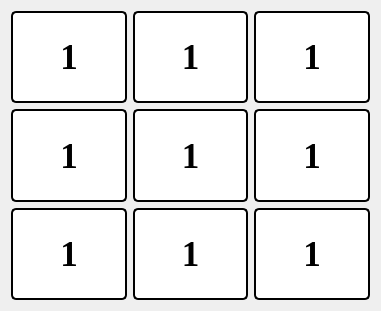
   <widget class="QWidget" name="gridLayoutWidget_3">
    <property name="geometry">
     <rect>
      <x>80</x>
      <y>500</y>
      <width>381</width>
      <height>311</height>
     </rect>
    </property>
    <layout class="QGridLayout" name="gridLayout_3">
     <item row="0" column="0">
      <widget class="QLabel" name="lblSP_0_0">
       <property name="font">
        <font>
         <family>Times New Roman</family>
         <pointsize>-1</pointsize>
         <weight>75</weight>
         <bold>true</bold>
        </font>
       </property>
       <property name="styleSheet">
        <string notr="true">QLabel {
	font-family: &quot;Times New Roman&quot;;
	font-weight: bold;
	font-size: 35px;
    border: 2px solid #000000; /* Đường viền màu đen */
    border-radius: 5px;        /* Bo góc viền (tuỳ chọn) */
    padding: 5px;             /* Khoảng cách bên trong */	
	background-color: white;
}

</string>
       </property>
       <property name="text">
        <string>1</string>
       </property>
       <property name="alignment">
        <set>Qt::AlignCenter</set>
       </property>
      </widget>
     </item>
     <item row="1" column="0">
      <widget class="QLabel" name="lblSP_1_0">
       <property name="font">
        <font>
         <family>Times New Roman</family>
         <pointsize>-1</pointsize>
         <weight>75</weight>
         <bold>true</bold>
        </font>
       </property>
       <property name="styleSheet">
        <string notr="true">QLabel {
	font-family: &quot;Times New Roman&quot;;
	font-weight: bold;
	font-size: 35px;
    border: 2px solid #000000; /* Đường viền màu đen */
    border-radius: 5px;        /* Bo góc viền (tuỳ chọn) */
    padding: 5px;             /* Khoảng cách bên trong */	
	background-color: white;
}

</string>
       </property>
       <property name="text">
        <string>1</string>
       </property>
       <property name="alignment">
        <set>Qt::AlignCenter</set>
       </property>
      </widget>
     </item>
     <item row="0" column="2">
      <widget class="QLabel" name="lblSP_0_2">
       <property name="font">
        <font>
         <family>Times New Roman</family>
         <pointsize>-1</pointsize>
         <weight>75</weight>
         <bold>true</bold>
        </font>
       </property>
       <property name="styleSheet">
        <string notr="true">QLabel {
	font-family: &quot;Times New Roman&quot;;
	font-weight: bold;
	font-size: 35px;
    border: 2px solid #000000; /* Đường viền màu đen */
    border-radius: 5px;        /* Bo góc viền (tuỳ chọn) */
    padding: 5px;             /* Khoảng cách bên trong */	
	background-color: white;
}

</string>
       </property>
       <property name="text">
        <string>1</string>
       </property>
       <property name="alignment">
        <set>Qt::AlignCenter</set>
       </property>
      </widget>
     </item>
     <item row="0" column="1">
      <widget class="QLabel" name="lblSP_0_1">
       <property name="font">
        <font>
         <family>Times New Roman</family>
         <pointsize>-1</pointsize>
         <weight>75</weight>
         <bold>true</bold>
        </font>
       </property>
       <property name="styleSheet">
        <string notr="true">QLabel {
	font-family: &quot;Times New Roman&quot;;
	font-weight: bold;
	font-size: 35px;
    border: 2px solid #000000; /* Đường viền màu đen */
    border-radius: 5px;        /* Bo góc viền (tuỳ chọn) */
    padding: 5px;             /* Khoảng cách bên trong */	
	background-color: white;
}

</string>
       </property>
       <property name="text">
        <string>1</string>
       </property>
       <property name="alignment">
        <set>Qt::AlignCenter</set>
       </property>
      </widget>
     </item>
     <item row="1" column="2">
      <widget class="QLabel" name="lblSP_1_2">
       <property name="font">
        <font>
         <family>Times New Roman</family>
         <pointsize>-1</pointsize>
         <weight>75</weight>
         <bold>true</bold>
        </font>
       </property>
       <property name="styleSheet">
        <string notr="true">QLabel {
	font-family: &quot;Times New Roman&quot;;
	font-weight: bold;
	font-size: 35px;
    border: 2px solid #000000; /* Đường viền màu đen */
    border-radius: 5px;        /* Bo góc viền (tuỳ chọn) */
    padding: 5px;             /* Khoảng cách bên trong */	
	background-color: white;
}

</string>
       </property>
       <property name="text">
        <string>1</string>
       </property>
       <property name="alignment">
        <set>Qt::AlignCenter</set>
       </property>
      </widget>
     </item>
     <item row="1" column="1">
      <widget class="QLabel" name="lblSP_1_1">
       <property name="font">
        <font>
         <family>Times New Roman</family>
         <pointsize>-1</pointsize>
         <weight>75</weight>
         <bold>true</bold>
        </font>
       </property>
       <property name="styleSheet">
        <string notr="true">QLabel {
	font-family: &quot;Times New Roman&quot;;
	font-weight: bold;
	font-size: 35px;
    border: 2px solid #000000; /* Đường viền màu đen */
    border-radius: 5px;        /* Bo góc viền (tuỳ chọn) */
    padding: 5px;             /* Khoảng cách bên trong */	
	background-color: white;
}

</string>
       </property>
       <property name="text">
        <string>1</string>
       </property>
       <property name="alignment">
        <set>Qt::AlignCenter</set>
       </property>
      </widget>
     </item>
     <item row="2" column="0">
      <widget class="QLabel" name="lblSP_2_0">
       <property name="font">
        <font>
         <family>Times New Roman</family>
         <pointsize>-1</pointsize>
         <weight>75</weight>
         <bold>true</bold>
        </font>
       </property>
       <property name="styleSheet">
        <string notr="true">QLabel {
	font-family: &quot;Times New Roman&quot;;
	font-weight: bold;
	font-size: 35px;
    border: 2px solid #000000; /* Đường viền màu đen */
    border-radius: 5px;        /* Bo góc viền (tuỳ chọn) */
    padding: 5px;             /* Khoảng cách bên trong */	
	background-color: white;
}

</string>
       </property>
       <property name="text">
        <string>1</string>
       </property>
       <property name="alignment">
        <set>Qt::AlignCenter</set>
       </property>
      </widget>
     </item>
     <item row="2" column="1">
      <widget class="QLabel" name="lblSP_2_1">
       <property name="font">
        <font>
         <family>Times New Roman</family>
         <pointsize>-1</pointsize>
         <weight>75</weight>
         <bold>true</bold>
        </font>
       </property>
       <property name="styleSheet">
        <string notr="true">QLabel {
	font-family: &quot;Times New Roman&quot;;
	font-weight: bold;
	font-size: 35px;
    border: 2px solid #000000; /* Đường viền màu đen */
    border-radius: 5px;        /* Bo góc viền (tuỳ chọn) */
    padding: 5px;             /* Khoảng cách bên trong */	
	background-color: white;
}

</string>
       </property>
       <property name="text">
        <string>1</string>
       </property>
       <property name="alignment">
        <set>Qt::AlignCenter</set>
       </property>
      </widget>
     </item>
     <item row="2" column="2">
      <widget class="QLabel" name="lblSP_2_2">
       <property name="font">
        <font>
         <family>Times New Roman</family>
         <pointsize>-1</pointsize>
         <weight>75</weight>
         <bold>true</bold>
        </font>
       </property>
       <property name="styleSheet">
        <string notr="true">QLabel {
	font-family: &quot;Times New Roman&quot;;
	font-weight: bold;
	font-size: 35px;
    border: 2px solid #000000; /* Đường viền màu đen */
    border-radius: 5px;        /* Bo góc viền (tuỳ chọn) */
    padding: 5px;             /* Khoảng cách bên trong */	
	background-color: white;
}

</string>
       </property>
       <property name="text">
        <string>1</string>
       </property>
       <property name="alignment">
        <set>Qt::AlignCenter</set>
       </property>
      </widget>
     </item>
    </layout>
   </widget>
